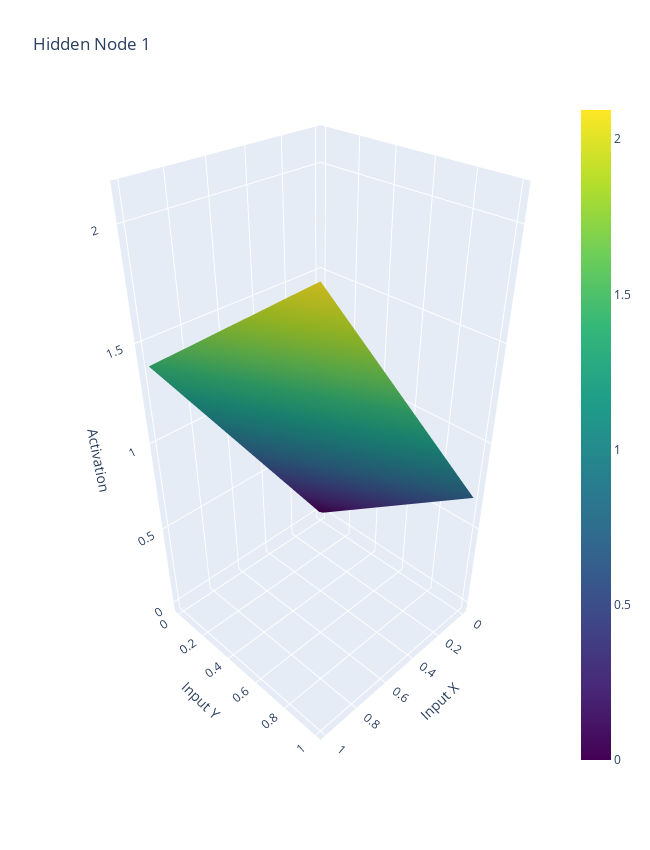
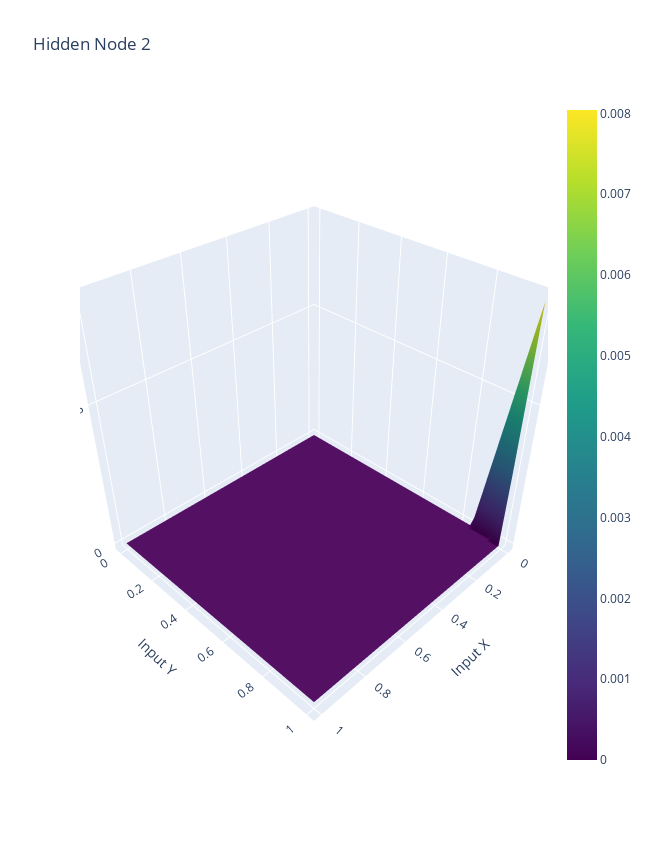
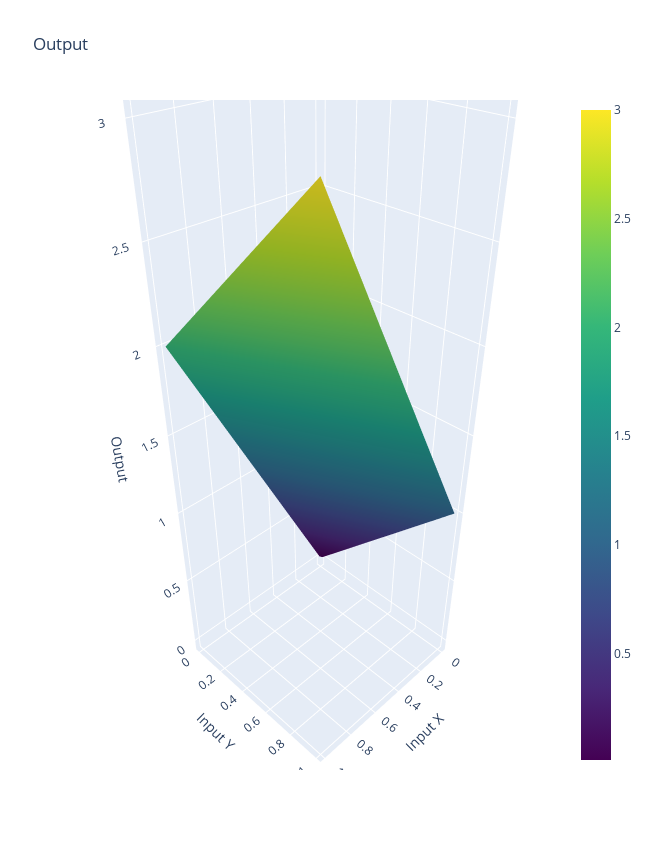

These figures' notebook cell, in order:
### Code cell
import plotly.graph_objects as go

with torch.no_grad():
    output, hidden = model(xy_grid)


output = output.reshape(100, 100)
hidden1 = hidden[:, 0].reshape(100, 100)
hidden2 = hidden[:, 1].reshape(100, 100)


x_grid_np = x_grid.numpy()
y_grid_np = y_grid.numpy()
hidden1_np = hidden1.numpy()
hidden2_np = hidden2.numpy()
output_np = output.numpy()

width = 650
height = 850

zoom_out_camera = dict(
    eye=dict(x=1.5, y=1.5, z=1.5)  # up in values to zoom out further
)

#hidden node 1
fig1 = go.Figure(data=[go.Surface(z=hidden1_np, x=x_grid_np, y=y_grid_np, colorscale='Viridis')])
fig1.update_layout(
    title="Hidden Node 1",
    width=width,
    height=height,
    scene=dict(
        xaxis_title='Input X',
        yaxis_title='Input Y',
        zaxis_title='Activation',
        camera=zoom_out_camera  # Apply zoom-out effect
    )
)

#hidden node 2
fig2 = go.Figure(data=[go.Surface(z=hidden2_np, x=x_grid_np, y=y_grid_np, colorscale='Viridis')])
fig2.update_layout(
    title="Hidden Node 2",
    width=width,
    height=height,
    scene=dict(
        xaxis_title='Input X',
        yaxis_title='Input Y',
        zaxis_title='Activation',
        camera=zoom_out_camera
    )
)

#output node
fig3 = go.Figure(data=[go.Surface(z=output_np, x=x_grid_np, y=y_grid_np, colorscale='Viridis')])
fig3.update_layout(
    title="Output",
    width=width,
    height=height,
    scene=dict(
        xaxis_title='Input X',
        yaxis_title='Input Y',
        zaxis_title='Output',
        camera=zoom_out_camera
    )
)

# Display the figures
fig1.show()
fig2.show()
fig3.show()

### Figure 1 — Plotly figure (JSON) as saved in the notebook; plotly's stock layout.template omitted (floating-point values rounded to 4 significant figures; data arrays with more than 128 entries replaced by an {"elided": "..."} marker saying what was removed)
{"data": [{"colorscale": [[0, "#440154"], [0.1111, "#482878"], [0.2222, "#3e4989"], [0.3333, "#31688e"], [0.4444, "#26828e"], [0.5556, "#1f9e89"], [0.6667, "#35b779"], [0.7778, "#6ece58"], [0.8889, "#b5de2b"], [1, "#fde725"]], "type": "surface", "x": {"elided": "100x100 float values"}, "y": {"elided": "100x100 float values"}, "z": {"elided": "100x100 float values"}}], "layout": {"height": 850, "scene": {"camera": {"eye": {"x": 1.5, "y": 1.5, "z": 1.5}}, "xaxis": {"title": {"text": "Input X"}}, "yaxis": {"title": {"text": "Input Y"}}, "zaxis": {"title": {"text": "Activation"}}}, "title": {"text": "Hidden Node 1"}, "width": 650}}

### Figure 2 — Plotly figure (JSON) as saved in the notebook; plotly's stock layout.template omitted (floating-point values rounded to 4 significant figures; data arrays with more than 128 entries replaced by an {"elided": "..."} marker saying what was removed)
{"data": [{"colorscale": [[0, "#440154"], [0.1111, "#482878"], [0.2222, "#3e4989"], [0.3333, "#31688e"], [0.4444, "#26828e"], [0.5556, "#1f9e89"], [0.6667, "#35b779"], [0.7778, "#6ece58"], [0.8889, "#b5de2b"], [1, "#fde725"]], "type": "surface", "x": {"elided": "100x100 float values"}, "y": {"elided": "100x100 float values"}, "z": {"elided": "100x100 float values"}}], "layout": {"height": 850, "scene": {"camera": {"eye": {"x": 1.5, "y": 1.5, "z": 1.5}}, "xaxis": {"title": {"text": "Input X"}}, "yaxis": {"title": {"text": "Input Y"}}, "zaxis": {"title": {"text": "Activation"}}}, "title": {"text": "Hidden Node 2"}, "width": 650}}

### Figure 3 — Plotly figure (JSON) as saved in the notebook; plotly's stock layout.template omitted (floating-point values rounded to 4 significant figures; data arrays with more than 128 entries replaced by an {"elided": "..."} marker saying what was removed)
{"data": [{"colorscale": [[0, "#440154"], [0.1111, "#482878"], [0.2222, "#3e4989"], [0.3333, "#31688e"], [0.4444, "#26828e"], [0.5556, "#1f9e89"], [0.6667, "#35b779"], [0.7778, "#6ece58"], [0.8889, "#b5de2b"], [1, "#fde725"]], "type": "surface", "x": {"elided": "100x100 float values"}, "y": {"elided": "100x100 float values"}, "z": {"elided": "100x100 float values"}}], "layout": {"height": 850, "scene": {"camera": {"eye": {"x": 1.5, "y": 1.5, "z": 1.5}}, "xaxis": {"title": {"text": "Input X"}}, "yaxis": {"title": {"text": "Input Y"}}, "zaxis": {"title": {"text": "Output"}}}, "title": {"text": "Output"}, "width": 650}}
